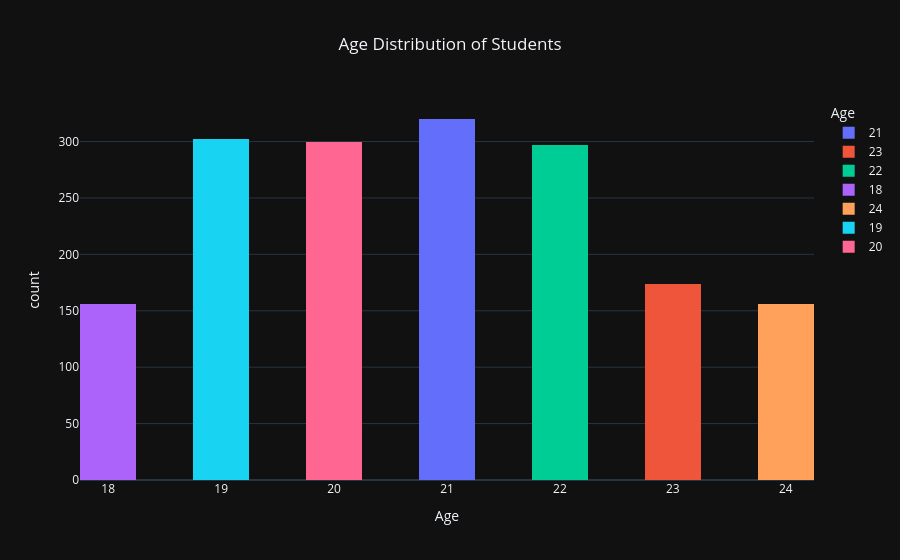

The notebook cell this image was saved under:
### Markdown cell above
# 📊 Analysis

#### The histogram illustrates the distribution of students across different age groups in the dataset. Each bar represents the number of students belonging to a specific age or age range. The color gradient enhances the visualization by distinguishing the age values, making it easier to observe the concentration of students within different age categories.The distribution helps identify whether the dataset is evenly distributed or concentrated around particular age groups. It also provides an overview of the demographic composition of the students included in the study.

### Code cell
import plotly.express as px

fig = px.histogram(
    df,
    x="Age",
    nbins=15,
    color="Age",
    title="Age Distribution of Students",
    template="plotly_dark"
)

fig.update_layout(title_x=0.5)
fig.show()

### Figure 1 — Plotly figure (JSON) as saved in the notebook; plotly's stock layout.template omitted (floating-point values rounded to 4 significant figures; data arrays with more than 128 entries replaced by an {"elided": "..."} marker saying what was removed)
{"data": [{"bingroup": "x", "hovertemplate": "Age=%{x}<br>count=%{y}<extra></extra>", "legendgroup": "21", "marker": {"color": "#636efa", "pattern": {"shape": ""}}, "name": "21", "nbinsx": 15, "orientation": "v", "showlegend": true, "type": "histogram", "x": {"elided": "320 int values"}, "xaxis": "x", "yaxis": "y"}, {"bingroup": "x", "hovertemplate": "Age=%{x}<br>count=%{y}<extra></extra>", "legendgroup": "23", "marker": {"color": "#EF553B", "pattern": {"shape": ""}}, "name": "23", "nbinsx": 15, "orientation": "v", "showlegend": true, "type": "histogram", "x": {"elided": "174 int values"}, "xaxis": "x", "yaxis": "y"}, {"bingroup": "x", "hovertemplate": "Age=%{x}<br>count=%{y}<extra></extra>", "legendgroup": "22", "marker": {"color": "#00cc96", "pattern": {"shape": ""}}, "name": "22", "nbinsx": 15, "orientation": "v", "showlegend": true, "type": "histogram", "x": {"elided": "297 int values"}, "xaxis": "x", "yaxis": "y"}, {"bingroup": "x", "hovertemplate": "Age=%{x}<br>count=%{y}<extra></extra>", "legendgroup": "18", "marker": {"color": "#ab63fa", "pattern": {"shape": ""}}, "name": "18", "nbinsx": 15, "orientation": "v", "showlegend": true, "type": "histogram", "x": {"elided": "156 int values"}, "xaxis": "x", "yaxis": "y"}, {"bingroup": "x", "hovertemplate": "Age=%{x}<br>count=%{y}<extra></extra>", "legendgroup": "24", "marker": {"color": "#FFA15A", "pattern": {"shape": ""}}, "name": "24", "nbinsx": 15, "orientation": "v", "showlegend": true, "type": "histogram", "x": {"elided": "156 int values"}, "xaxis": "x", "yaxis": "y"}, {"bingroup": "x", "hovertemplate": "Age=%{x}<br>count=%{y}<extra></extra>", "legendgroup": "19", "marker": {"color": "#19d3f3", "pattern": {"shape": ""}}, "name": "19", "nbinsx": 15, "orientation": "v", "showlegend": true, "type": "histogram", "x": {"elided": "302 int values"}, "xaxis": "x", "yaxis": "y"}, {"bingroup": "x", "hovertemplate": "Age=%{x}<br>count=%{y}<extra></extra>", "legendgroup": "20", "marker": {"color": "#FF6692", "pattern": {"shape": ""}}, "name": "20", "nbinsx": 15, "orientation": "v", "showlegend": true, "type": "histogram", "x": {"elided": "300 int values"}, "xaxis": "x", "yaxis": "y"}], "layout": {"barmode": "relative", "legend": {"title": {"text": "Age"}, "tracegroupgap": 0}, "title": {"text": "Age Distribution of Students", "x": 0.5}, "xaxis": {"anchor": "y", "categoryarray": [21, 23, 22, 18, 24, 19, 20], "categoryorder": "array", "domain": [0, 1], "title": {"text": "Age"}}, "yaxis": {"anchor": "x", "domain": [0, 1], "title": {"text": "count"}}}}
